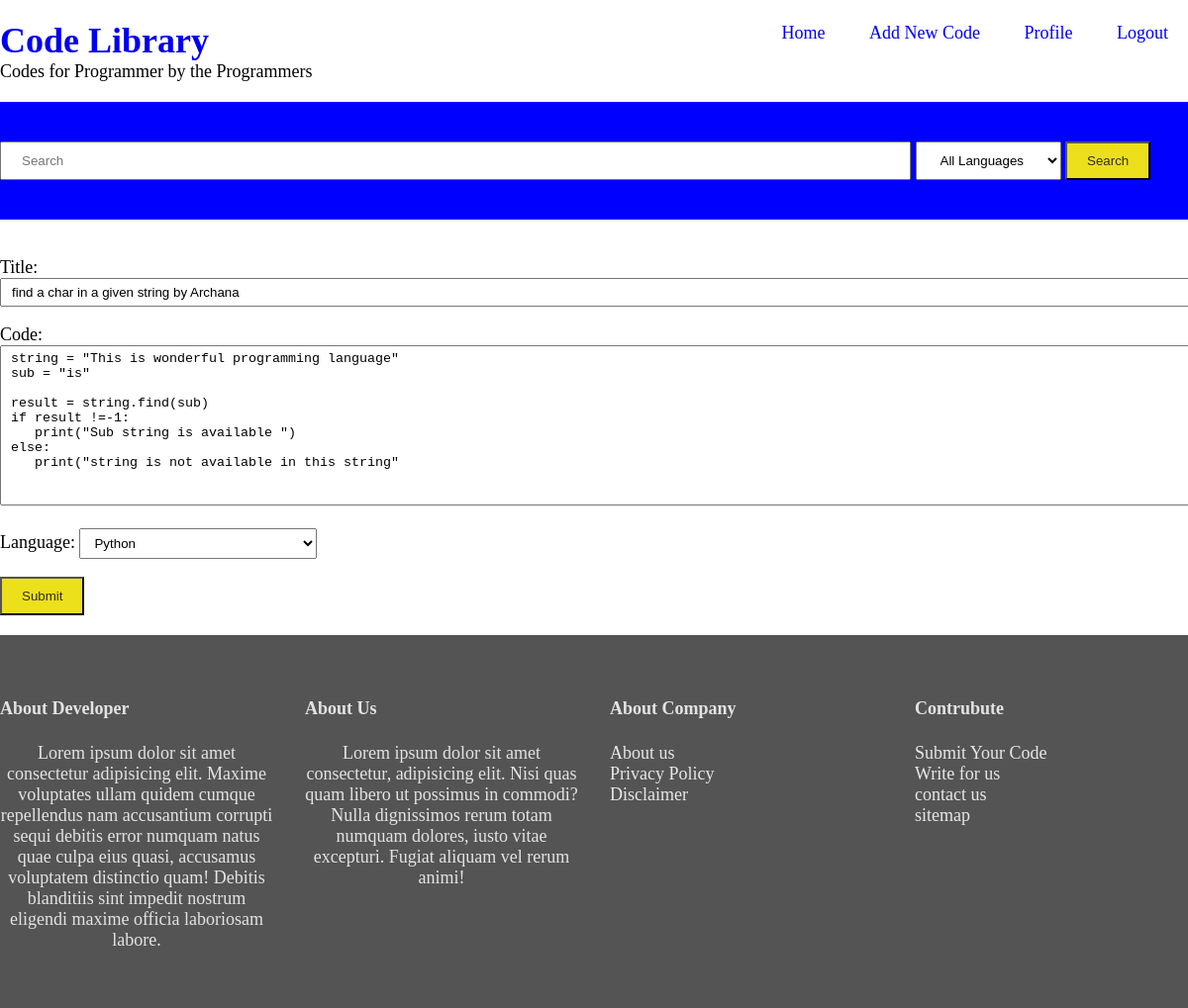
Page /17/update/ (signed in) on the committed database.
### library/models.py (models this page shows, shortened)
class code(models.Model):
    STATUS = [('Dr', 'Draft'), ('Pub', 'Published')]
    language = models.ForeignKey('language', on_delete=models.CASCADE)
    title = models.CharField(max_length=250)
    code = models.TextField()
    keywords = TaggableManager()
    status = models.CharField(max_length=20, choices=STATUS, default='Dr')
    submitted_on = models.DateField(auto_now=True)
    updated_on = models.DateField(auto_now=False)
    author = models.ForeignKey(User, default=1, on_delete=models.CASCADE)

class language(models.Model):
    language = models.CharField(max_length=30)
    def __str__(self):
        return self.language

### library/views.py (the view)
# urls.py: path('<int:pk>/update/', updateCode.as_view(), name="update"),
class updateCode(LoginRequiredMixin, UpdateView):
    model = code
    fields = ('title', 'code', 'keywords', 'language')
    context_object_name = 'post'
    template_name = 'library/codeForm.html'
    success_url = reverse_lazy('home')

### library/templates/library/codeForm.html (shortened to what this page needs)
{% extends 'library/base.html' %}
    {% block content %}
        <form class="codeform" action="" method="POST">
            {{ form.as_p }}
            <button name="submit" type="submit" value="submit">Submit</button>
        </form>
    {% endblock %}

### library/static/css/style.css (style rules this page uses)
body { margin: 0; padding: 0; font-size: 18px; height: 100vh; }
.codeform { width: 100vw; max-width: 1300px; }
.codeform input { width: 100%; padding: 5px 10px; }
.codeform textarea { width: 100%; padding: 5px 10px; }
.codeform select { padding: 6px 10px; width: 20%; }
input, select, button { padding: 10px 20px; }
button { background: #ecdf1c; color: rgb(49, 45, 45); }

### rows in the picture
code: title "find a char in a given string by Archana", code "string = \"This is wonderful programming language\" sub = \"is\" result = string.find(sub) if result !=-1: print(\"Sub string is available \") else: print(\"string is not available in this string\""
language: language "Python"
